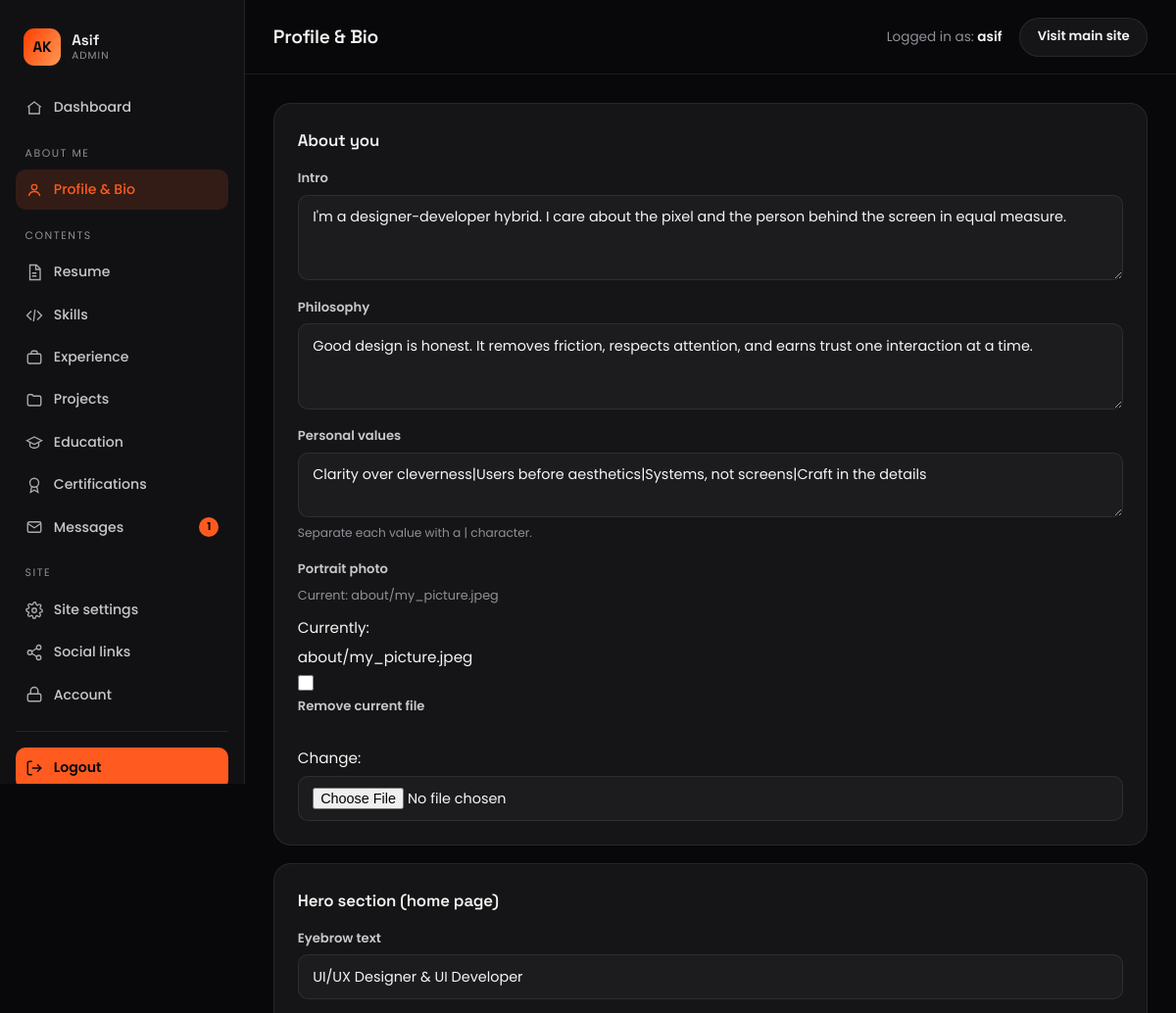
Page /crm/asif/profile/ (signed in, upper part) on the earlier database version.
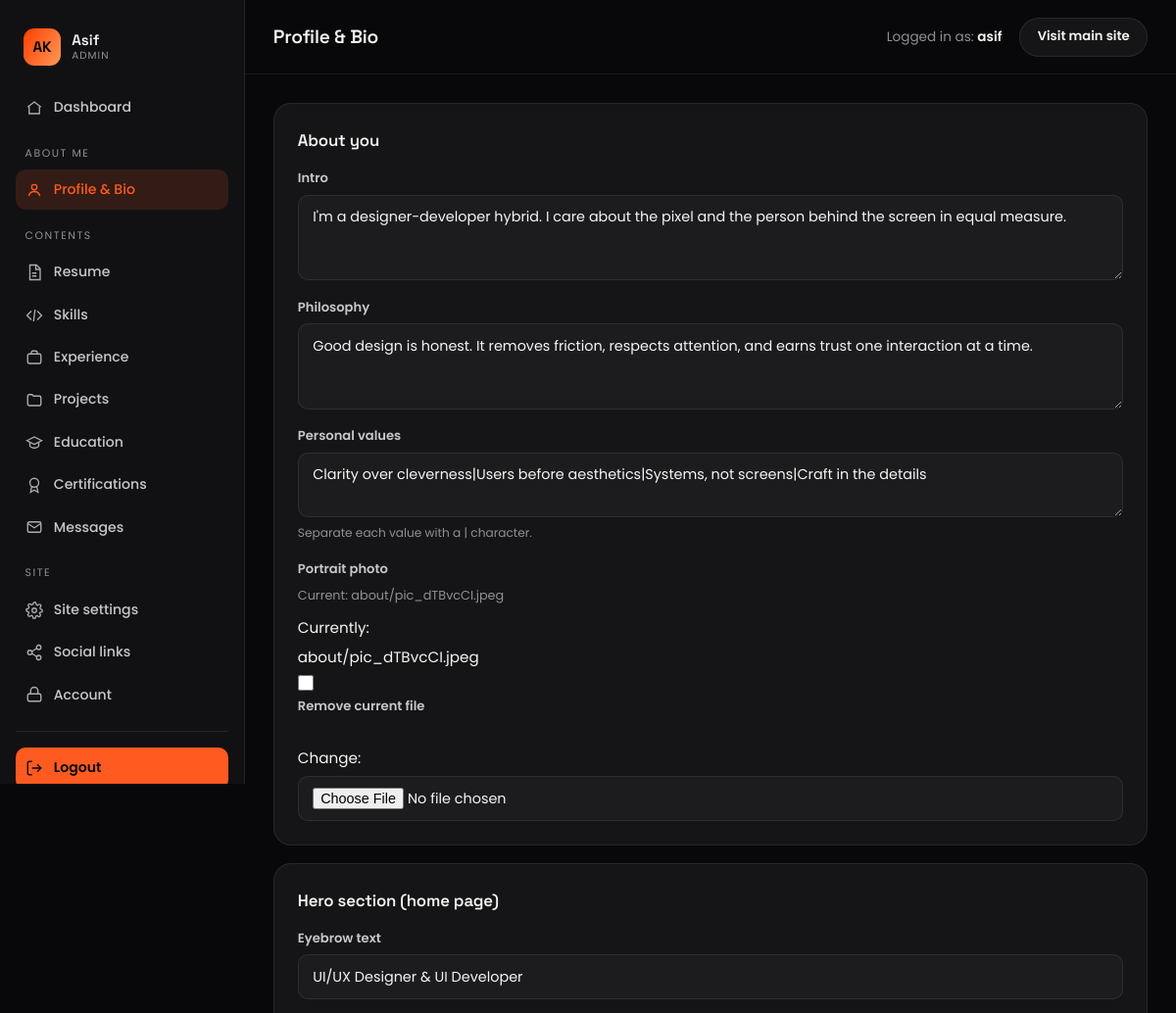
Same page on the later database version.
### core/models.py (models this page shows, shortened)
class SingletonModel(models.Model):
    class Meta:
        abstract = True
    @classmethod
    def load(cls):
        obj, _ = cls.objects.get_or_create(pk=1)
        return obj

class AboutSection(SingletonModel):
    intro = models.TextField(
        default="I'm a designer-developer hybrid. I care about the pixel and the "
                "person behind the screen in equal measure.")
    philosophy = models.TextField(
        default="Good design is honest. It removes friction, respects attention, "
                "and earns trust one interaction at a time.")
    portrait = models.ImageField(upload_to="about/", blank=True, null=True)
    values = models.TextField(
        default="Clarity over cleverness|Users before aesthetics|Systems, not screens|Craft in the details",
        help_text="Values separated by | ")
    class Meta:
        verbose_name = "About section"
        verbose_name_plural = "About section"

### crm/views.py (the view)
# urls.py: path("profile/", views.profile_edit, name="profile"),
@staff_required_view
def profile_edit(request):
    about = m.AboutSection.load()
    hero = m.HeroSection.load()
    about_form = forms.AboutForm(request.POST or None, request.FILES or None,
                                  instance=about, prefix="about")
    hero_form = forms.HeroForm(request.POST or None, request.FILES or None,
                                instance=hero, prefix="hero")
    if request.method == "POST":
        if about_form.is_valid() and hero_form.is_valid():
            about_form.save()
            hero_form.save()
            flash.success(request, "Profile & bio updated.")
            return redirect("crm:profile")
    return render(request, "crm/profile.html", {
        "about_form": about_form, "hero_form": hero_form, "active": "profile",
    })

### crm/forms.py
class AboutForm(StyledFormMixin, forms.ModelForm):
    class Meta:
        model = m.AboutSection
        fields = ["intro", "philosophy", "portrait", "values"]
        widgets = {
            "intro": forms.Textarea(attrs={"rows": 3}),
            "philosophy": forms.Textarea(attrs={"rows": 3}),
            "values": forms.Textarea(attrs={"rows": 2}),
        }
        help_texts = {"values": "Separate each value with a | character."}

class HeroForm(StyledFormMixin, forms.ModelForm):
    class Meta:
        model = m.HeroSection
        fields = [
            "eyebrow", "headline_line1", "headline_line2", "typed_roles",
            "statement", "cta_primary_label", "cta_primary_url",
            "cta_secondary_label", "cta_secondary_url",
            "years_experience", "projects_shipped", "happy_clients",
        ]
        widgets = {"statement": forms.Textarea(attrs={"rows": 3})}
        help_texts = {"typed_roles": "Comma-separated roles for the typing animation."}

### core/context_processors.py (called while the page is built)
def site_globals(request):
    return {
        "site": SiteSettings.load(),
        "social_links": SocialLink.objects.filter(is_active=True),
    }

### crm/templates/crm/profile.html (shortened to what this page needs)
{% extends "crm/base.html" %}
{% block page_title %}Profile &amp; Bio{% endblock %}
{% block content %}
<form method="post" enctype="multipart/form-data" class="form-grid">
  <div class="dash-card">
    <h3 class="dash-section-title" style="margin-top:0">About you</h3>
    <div class="form-grid">
      <div class="field-group">
        <label for="{{ about_form.intro.id_for_label }}">Intro</label>
        {{ about_form.intro }}
      </div>
      <div class="field-group">
        <label for="{{ about_form.philosophy.id_for_label }}">Philosophy</label>
        {{ about_form.philosophy }}
      </div>
      <div class="field-group">
        <label for="{{ about_form.values.id_for_label }}">Personal values</label>
        {{ about_form.values }}
        <span class="help">{{ about_form.values.help_text }}</span>
      </div>
      <div class="field-group">
        <label for="{{ about_form.portrait.id_for_label }}">Portrait photo</label>
        {% if about_form.instance.portrait %}<span class="field-current-file">Current: {{ about_form.instance.portrait.name }}</span>{% endif %}
        {{ about_form.portrait }}
      </div>
    </div>
  </div>
  <div class="dash-card">
    <h3 class="dash-section-title" style="margin-top:0">Hero section (home page)</h3>
    <div class="form-grid">
      <div class="field-group">
        <label for="{{ hero_form.eyebrow.id_for_label }}">Eyebrow text</label>
        {{ hero_form.eyebrow }}
      </div>
    </div>
  </div>
</form>
{% endblock %}

### crm/templates/crm/base.html (shortened to what the changed rows need)
{% load static %}<!DOCTYPE html>
<html lang="en">
<head>
  <link rel="stylesheet" href="{% static 'crm/dashboard.css' %}">
</head>
<body>
  <div class="dash">
    <aside class="dash__sidebar" id="dashSidebar">
      <nav class="dash__nav">
        <a href="{% url 'crm:message_list' %}" class="{% if active == 'messages' %}is-active{% endif %}">
          <svg viewBox="0 0 24 24" fill="none" stroke="currentColor" stroke-width="1.8"><rect x="3" y="5" width="18" height="14" rx="2"/><path d="M3 7l9 6 9-6"/></svg>
          Messages
          {% if dash_unread %}<span class="dash__badge">{{ dash_unread }}</span>{% endif %}
        </a>
      </nav>
    </aside>
    <div class="dash__main">
      <header class="dash__topbar">
        <h1 class="dash__topbar-title">{% block page_title %}Control Center{% endblock %}</h1>
      </header>
      <main class="dash__content">
        {% block content %}{% endblock %}
      </main>
    </div>
  </div>
</body>
</html>

Differences in the rows shown:
changed AboutSection: instance.portrait.name "about/my_picture.jpeg" → "about/pic_dTBvcCI.jpeg"
Other differences:
{{ dash_unread }}: "1" → (not shown)
text no longer shown: "Currently: about/my_picture.jpeg Remove current file Change:"
text now shown: "Currently: about/pic_dTBvcCI.jpeg Remove current file Change:"
